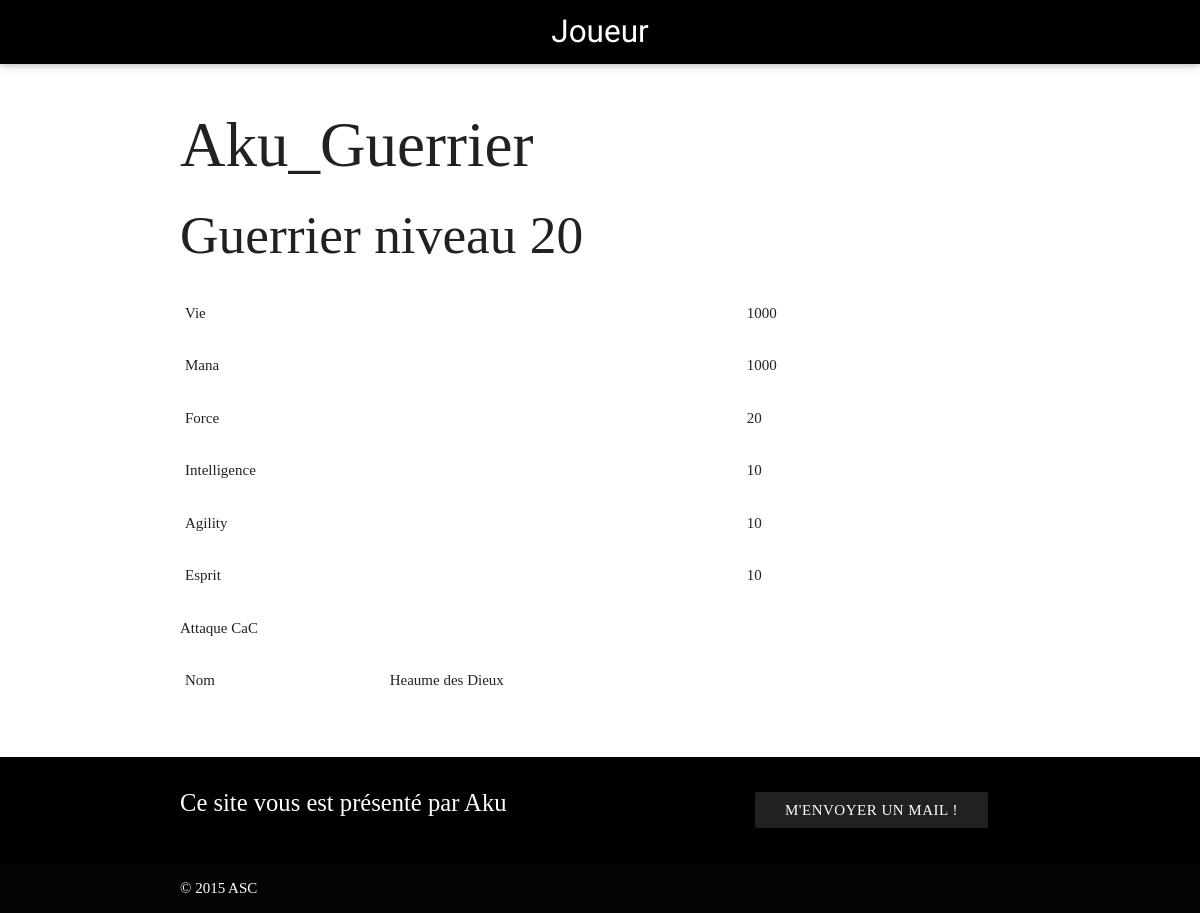
The app's page /battle/player/Aku_Guerrier/ with its own data.
### battle/models.py (models this page shows, shortened)
class Player(models.Model):
	pseudo = models.CharField(max_length=100, default='', unique=True)
	level = models.SmallIntegerField(default=1, validators=[MinValueValidator(1), MaxValueValidator(20)])
	experience = models.SmallIntegerField(default=0, validators=[MinValueValidator(0)])
	health = models.SmallIntegerField(default=100, validators=[MinValueValidator(0)])
	mana = models.SmallIntegerField(default=100, validators=[MinValueValidator(0)])
	strength = models.SmallIntegerField(default=10, validators=[MinValueValidator(8)])
	agility = models.SmallIntegerField(default=10, validators=[MinValueValidator(8)])
	intellect = models.SmallIntegerField(default=10, validators=[MinValueValidator(8)])
	spirit = models.SmallIntegerField(default=10, validators=[MinValueValidator(8)])
	classe = models.ForeignKey(Classe)
	objects = PlayerManager()

class Classe(models.Model):
	name = models.CharField(max_length=100, default='', unique=True)
	objects = ClasseManager()
	def __str__(self):
		return "{0}".format(self.name)

class AttackByClasse(models.Model):
	classe = models.ForeignKey(Classe)
	attack = models.ForeignKey(Attack)
	objects = AttackByClasseManager()

class Attack(models.Model):
	name = models.CharField(max_length=100, default='', unique=True)
	damage = models.SmallIntegerField(default=0)
	heal = models.SmallIntegerField(default=0)
	mana = models.SmallIntegerField(default=0)
	target = models.SmallIntegerField(default=1)
	objects = AttackManager()

class PlayerArmor(models.Model):
	player = models.ForeignKey(Player)
	armor = models.ForeignKey(ArmorPiece)
	objects = PlayerArmorManager()

class ArmorPiece(models.Model):
	name = models.CharField(max_length=100, unique=True)
	price = models.SmallIntegerField(default=10, validators=[MinValueValidator(10)])
	defense = models.SmallIntegerField(default=0, validators=[MinValueValidator(0), MaxValueValidator(10)])
	health = models.SmallIntegerField(default=0, validators=[MinValueValidator(0), MaxValueValidator(10)])
	mana = models.SmallIntegerField(default=0, validators=[MinValueValidator(0), MaxValueValidator(10)])
	strength = models.SmallIntegerField(default=0, validators=[MinValueValidator(0), MaxValueValidator(5)])
	agility = models.SmallIntegerField(default=0, validators=[MinValueValidator(0), MaxValueValidator(5)])
	intellect = models.SmallIntegerField(default=0, validators=[MinValueValidator(0), MaxValueValidator(5)])
	spirit = models.SmallIntegerField(default=0, validators=[MinValueValidator(0), MaxValueValidator(5)])
	category = models.ForeignKey(ArmorCategory)
	objects = ArmorPieceManager()

### battle/views.py (the view)
# urls.py: url(r'^player/(?P<player_pseudo>\w{0,50})/$', views.player_view, name='player'),
def player_view(request, player_pseudo):
	player = Player.objects.get(pseudo=player_pseudo)
	context = {'pagetitle': 'Joueur', 'player': PlayerDto(player)}
	return myRender(request, 'player.html', context)

### battle/views.py (called while the page is built)
def myRender(request, template, context):
	return render(request, 'battle/' + template, context)

### battle/templates/battle/player.html
{% extends "battle/base.html" %}
{% block content %}
{% load staticfiles %}
<main>
	<section class="section">
		<div class="container">
			<h1>{{ player.pseudo }}</h1>
			<h2>{{ player.classe }} niveau {{ player.level }}</h2>
			<table>
				<tbody>
					<tr>
						<td>Vie</td><td>{{ player.health }}</td>
					</tr>
					<tr>
						<td>Mana</td><td>{{ player.mana }}</td>
					</tr>
					<tr>
						<td>Force</td><td>{{ player.strength }}</td>
					</tr>
					<tr>
						<td>Intelligence</td><td>{{ player.intellect }}</td>
					</tr>
					<tr>
						<td>Agility</td><td>{{ player.agility }}</td>
					</tr>
					<tr>
						<td>Esprit</td><td>{{ player.spirit }}</td>
					</tr>
				</tbody>
			</table>
			<ul>
				{% for a in player.attacks %}
					<li>{{ a.attack.name }}</li>
				{% empty %}
					Pas d'attaques
				{% endfor %}
			</ul>
			<ul>
				{% for a in player.armors %}
					<li>
						<table>
							<tbody>
								<tr>
									<td>Nom</td><td>{{ a.armor.name }}</td>
								</tr>
							</tbody>
						</table>
					</li>
				{% empty %}
					Pas d'armure
				{% endfor %}
			</ul>
		</div>
	</section>
</main>
{% endblock content %}

### battle/static/css/battle.css (style rules this page uses)
html { font-family: fantasy; }
body { display: flex; min-height: 100vh; flex-direction: column; }
main { flex: 1 0 auto; }

### records on screen
Player: pseudo "Aku_Guerrier"
Classe: classe "Guerrier"
AttackByClasse: attack.name "Attaque CaC"
PlayerArmor: armor.name "Heaume des Dieux"

### other values on screen
{{ pagetitle }} "Joueur"
{{ player.level }} "20"
{{ player.health }} "1000"
{{ player.mana }} "1000"
{{ player.strength }} "20"
{{ player.intellect }} "10"
{{ player.agility }} "10"
{{ player.spirit }} "10"
